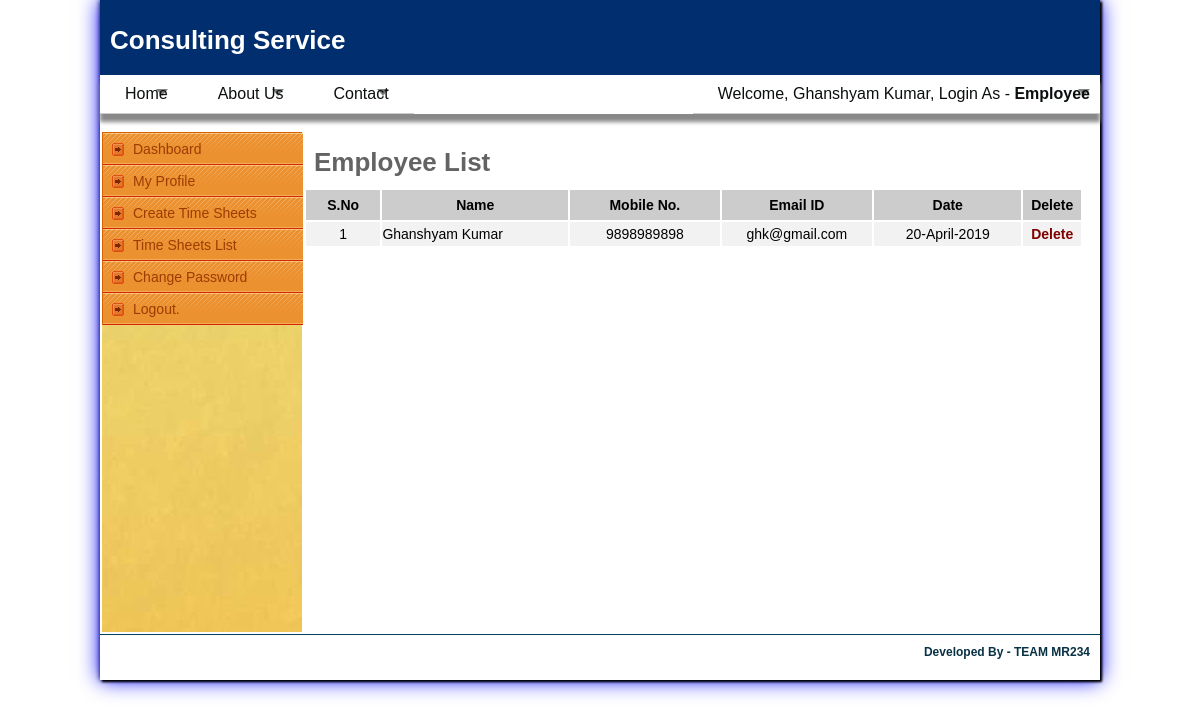
The app's page /employee-list.php (signed in) with its own data.
### tables this page shows
CREATE TABLE `users` (
  `id` bigint(20) NOT NULL,
  `admin_id` int(10) DEFAULT NULL,
  `name` varchar(100) NOT NULL,
  `gender` varchar(50) DEFAULT NULL,
  `email` varchar(100) NOT NULL,
  `mobile` varchar(20) NOT NULL,
  `address` varchar(500) DEFAULT NULL,
  `city` varchar(100) DEFAULT NULL,
  `state` varchar(100) DEFAULT NULL,
  `pincode` varchar(100) DEFAULT NULL,
  `news_letter` varchar(50) DEFAULT 'yes',
  `password` varchar(25) NOT NULL,
  `utype` varchar(50) DEFAULT NULL,
  `ustatus` char(1) DEFAULT '1' COMMENT '1=>Active, 0=> Inactive',
  `created` datetime DEFAULT NULL,
  `updated` datetime DEFAULT NULL,
  `subscription_plan` varchar(255) DEFAULT NULL,
  `start_date` date DEFAULT NULL,
  `end_date` date DEFAULT NULL
);

### dbconfig.php (called while the page is built, shortened)
<?php
if (isset($_SESSION['user_type'])) {
    $user_type = $_SESSION['user_type'];
}
?>

### employee-list.php (the view, shortened to what this page needs)
<?php
include './dbconfig.php';
if (!empty($user_id)) {
    ?>
    <!DOCTYPE html PUBLIC "-//W3C//DTD XHTML 1.0 Transitional//EN" "http://www.w3.org/TR/xhtml1/DTD/xhtml1-transitional.dtd">
    <html xmlns="http://www.w3.org/1999/xhtml">
        <head>
            <link href="stylesheet/style.css" rel="stylesheet" type="text/css" />
            <link href="stylesheet/menu.css" rel="stylesheet" type="text/css" />
            <link href="stylesheet/form-field.css" rel="stylesheet" type="text/css" />
            <link type="text/css" href="stylesheet/left-panel.css" rel="stylesheet"/>
        </head>
        <body>
            <div id="wrapper">
                <div id="container">
                    <div id="header">
                        <?php
                        include('header.php');
                        ?>
                    </div>
                    <div id="center-page">
                        <table border="0" width="100%">
                            <tr>
                                <td valign="top">
                                    <?php
                                    include('custmenu.php');
                                    ?>
                                </td>
                                <td valign="top" width="800">
                                    <table cellpadding="2" cellspacing="2" width="100%" >
                                        <h1 style="padding: 10px;">Employee List</h1>
                                        <tr style="background: #ccc;font-size: 14px;padding: 5px;height: 30px;font-weight: bold;color: #000;">
                                            <td width="10%" align="center">S.No</td>
                                            <td width="25%" align="center">Name</td>
                                            <td width="20%" align="center">Mobile&nbsp;No.</td>
                                            <td width="20%" align="center">Email&nbsp;ID</td>
                                            <td width="20%" align="center">Date</td>
                                            <td width="10%" align="center">&nbsp;&nbsp;Delete&nbsp;&nbsp;</td>
                                        </tr>
                                        <?php
                                        $sql_query = "";
                                        if ($user_type == "vender") {
                                            $sql_query = "select id,name,email,mobile,date_format(created,'%d-%M-%Y') as created from users where utype = 'employee' and admin_id='$user_id' order by id desc";
                                        }else{
                                            $sql_query = "select id,name,email,mobile,date_format(created,'%d-%M-%Y') as created from users where utype = 'employee' order by id desc";
                                        }
                                        $result = mysqli_query($con, $sql_query);
                                        $i = 0;
                                        while ($row = mysqli_fetch_array($result)) {
                                            $i++;
                                            $cust_id = $row ['id'];
                                            $name = $row ['name'];
                                            $mobile = $row ['mobile'];
                                            $email = $row ['email'];
                                            $date = $row ["created"];
                                            ?>
                                            <tr style="background: #f2f2f2;font-size: 14px;padding: 5px;height: 24px;color: #000;">
                                                <td align="center"><?php echo $i; ?></td>
                                                <td><?php echo $name; ?></td>
                                                <td align="center"><?php echo $mobile; ?></td>
                                                <td align="center"><?php echo $email; ?></td>
                                                <td align="center"><?php echo $date; ?></td>
                                                <td align="center"><a href="employee-list.php?reg_id=<?php echo $cust_id; ?>" class="linka">Delete</a></td>
                                            </tr>
                                        <?php } ?>
                                    </table>
                                </td>
                            </tr>
                        </table>
                    </div>
                    <?php
                    include('footer.php');
                    ?>
                </div>
            </div>
        </body>
    </html>
    <?php
} else {
    header("location:login.php?logout=success");
}
?>

### stylesheet/style.css (style rules this page uses)
* { margin:0px 0px 0px 0px; padding:0px 0px 0px 0px; }
body { font-family: calibri, "Trebuchet MS", Arial; font-size:13px; color:#636363; background:#ab1f22; margin:0px 0px 0px 0px; padding:0px 0px 0px 0px; background:url(../images/bg.jpg) top no-repeat; background-attachment:fixed; }
#wrapper { width:100%; margin:0px 0px 0px 0px; padding:0px 0px 0px 0px; }
#container { width:970px; margin:0px auto; padding:0px 15px; background-color: #ffffff; box-shadow: 2px 2px 2px black, 0 0 20px blue, 0 0 5px #000; }
#header { width:980px; margin:0px 0px 0px 0px; padding:0px 0px 0px 0px; height: 100px; }
#center-page { width:970px; height:auto;; padding: 0px; margin: 0px; }
.linka { text-decoration: none; font-weight: bold; font-size: 14px; color: maroon; }

### records on screen
users: name "Ghanshyam Kumar", mobile "9898989898", email "ghk@gmail.com", date "20-April-2019"

### other values on screen
$user_name "Ghanshyam Kumar"
$user_type "Employee"
